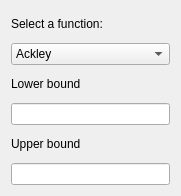
   <widget class="QWidget" name="verticalLayoutWidget_2">
    <property name="geometry">
     <rect>
      <x>1060</x>
      <y>10</y>
      <width>181</width>
      <height>196</height>
     </rect>
    </property>
    <layout class="QVBoxLayout" name="verticalLayout_23">
     <item>
      <widget class="QLabel" name="func_label">
       <property name="text">
        <string>Select a function:</string>
       </property>
      </widget>
     </item>
     <item>
      <widget class="QComboBox" name="func_comboBox">
       <property name="editable">
        <bool>false</bool>
       </property>
       <item>
        <property name="text">
         <string>Ackley</string>
        </property>
       </item>
       <item>
        <property name="text">
         <string>Dixon-Price</string>
        </property>
       </item>
       <item>
        <property name="text">
         <string>Griewank</string>
        </property>
       </item>
       <item>
        <property name="text">
         <string>Michalewicz</string>
        </property>
       </item>
       <item>
        <property name="text">
         <string>Perm</string>
        </property>
       </item>
       <item>
        <property name="text">
         <string>Powell</string>
        </property>
       </item>
       <item>
        <property name="text">
         <string>Powersum</string>
        </property>
       </item>
       <item>
        <property name="text">
         <string>Rastrigin</string>
        </property>
       </item>
       <item>
        <property name="text">
         <string>Rosenbrock</string>
        </property>
       </item>
       <item>
        <property name="text">
         <string>Schwefel</string>
        </property>
       </item>
       <item>
        <property name="text">
         <string>Sphere</string>
        </property>
       </item>
       <item>
        <property name="text">
         <string>Sum2</string>
        </property>
       </item>
       <item>
        <property name="text">
         <string>Trid</string>
        </property>
       </item>
       <item>
        <property name="text">
         <string>Zakharov</string>
        </property>
       </item>
       <item>
        <property name="text">
         <string>Ellipse</string>
        </property>
       </item>
       <item>
        <property name="text">
         <string>Nesterov</string>
        </property>
       </item>
       <item>
        <property name="text">
         <string>Saddle</string>
        </property>
       </item>
       <item>
        <property name="text">
         <string>Levy</string>
        </property>
       </item>
      </widget>
     </item>
     <item>
      <widget class="QLabel" name="label_61">
       <property name="text">
        <string>Lower bound</string>
       </property>
      </widget>
     </item>
     <item>
      <widget class="QLineEdit" name="lower_bound"/>
     </item>
     <item>
      <widget class="QLabel" name="label_62">
       <property name="text">
        <string>Upper bound</string>
       </property>
      </widget>
     </item>
     <item>
      <widget class="QLineEdit" name="upper_bound"/>
     </item>
    </layout>
   </widget>
